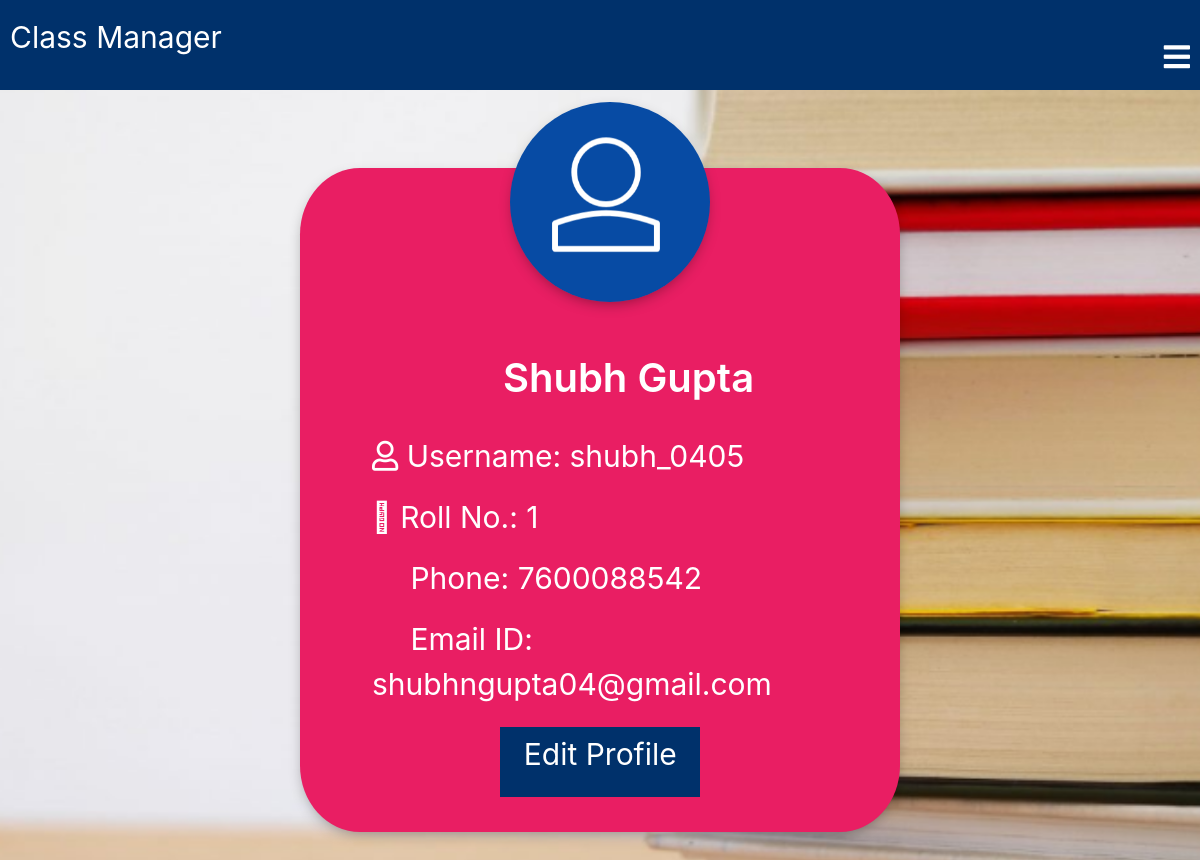
Page /classroom/student/3/ (signed in) on the committed database.
### classroom/models.py (models this page shows, shortened)
class Student(models.Model):
    user = models.OneToOneField(User,on_delete=models.CASCADE,primary_key=True,related_name='Student')
    name=models.CharField(max_length=250)
    roll_no = models.CharField(max_length=50)
    email = models.EmailField(max_length=254)
    phone = models.IntegerField()
    student_profile_pic = models.ImageField(upload_to="classroom/student_profile_pic",blank=True)
    class Meta:
        ordering = ['roll_no']

class User(AbstractUser):
    is_student = models.BooleanField(default=False)
    is_teacher = models.BooleanField(default=False)

### classroom/views.py (the view)
# urls.py: path('student/<int:pk>/',views.StudentDetailView.as_view(),name="student_detail"),
class StudentDetailView(LoginRequiredMixin,DetailView):
    context_object_name = "student"
    model = models.Student
    template_name = 'classroom/student_detail_page.html'

### template/classroom/student_detail_page.html (shortened to what this page needs)
{% extends 'classroom/base.html' %}
{% load static %}
{% block content %}
<div class="profile">
  <div class="profile-box">
    {% if student.student_profile_pic %}
      <img src="{{ student.student_profile_pic.url }}">
    {% else %}
      <img src="{% static 'images/login-avatar.PNG' %}" alt="">
    {% endif %}
    <div class="profile-details">
      <h1>{{ student.name }}</h1>
      <br>
      <p><i class="far fa-user"></i> Username: {{ student.user.username }}</p>
      <p><i class="fal fa-user-tag"></i> Roll No.: {{ student.roll_no }}</p>
      <p><i class="far fa-phone"></i> Phone: {{ student.phone }}</p>
      <p><i class="far fa-envelope-open-text"></i> Email ID: {{ student.email }}</p>
      <a href="{% url 'classroom:student_update' pk=user.pk %}"> <p class="edit-button">Edit Profile</p> </a>
    </div>
  </div>
</div>
{% endblock %}

### static/css/newbase.css (style rules this page uses)
.profile { margin:0; padding: 0; position: absolute; width:100%; height: 100vh; display:flex; justify-content: center; align-items: center; }
.profile img { position: absolute; margin: 0; width: 100%; height: 100%; object-fit: cover; background-attachment: }
.profile-box { width: 600px; margin-top: 20px; background: #e91e63; position: absolute; padding: 15px; border-radius: 10%; box-shadow: 0 5px 15px -5px #00000070 }
.profile-box img { width: 200px; height: 200px; border-radius: 50%; top: -10%; left: 35%; box-shadow: 0 5px 15px -5px #00000070 }
.profile-details { color: white; margin-top: 30%; margin-left: 10%; }
.profile-details h1 { font-size: 40px; font-weight: 600; text-align: center; }
.profile-details p { font-size: 30px; font-weight: 400; }
.profile-details .edit-button { margin: 20px; margin-left: 25%; height: 70px; width: 200px; text-align: center; background: #00316b; text-decoration: none; color: white; padding: 5px; }

### rows in the picture
Student: name "Shubh Gupta", user.username "shubh_0405", roll_no "1", phone "7600088542", email "shubhngupta04@gmail.com"
